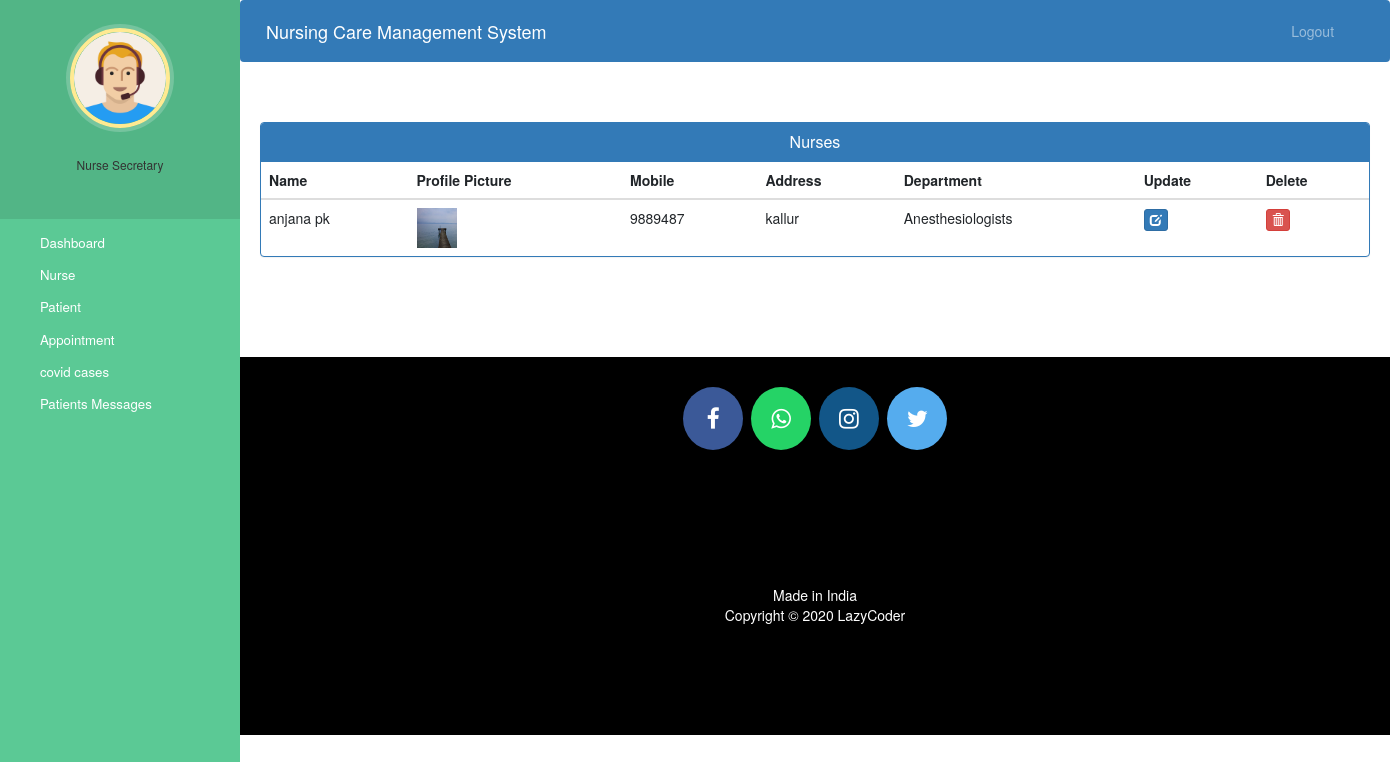
The app's page /admin-view-doctor (signed in) with its own data.
### hospital/models.py (models this page shows, shortened)
class Doctor(models.Model):
    user=models.OneToOneField(User,on_delete=models.CASCADE)
    profile_pic= models.ImageField(upload_to='profile_pic/DoctorProfilePic/',null=True,blank=True)
    address = models.CharField(max_length=40)
    mobile = models.CharField(max_length=20,null=True)
    department= models.CharField(max_length=50,choices=departments,default='Cardiologist')
    status=models.BooleanField(default=False)
    @property
    def get_name(self):
        return self.user.first_name+" "+self.user.last_name

### hospital/views.py (the view)
# urls.py: path('admin-view-doctor', views.admin_view_doctor_view,name='admin-view-doctor'),
@login_required(login_url='adminlogin')
@user_passes_test(is_admin)
def admin_view_doctor_view(request):
    doctors=models.Doctor.objects.all().filter(status=True)
    return render(request,'hospital/admin_view_doctor.html',{'doctors':doctors})

### hospital/views.py (called while the page is built)
def is_admin(user):
    return user.groups.filter(name='ADMIN').exists()

### templates/hospital/admin_view_doctor.html (shortened to what this page needs)
{% extends 'hospital/admin_base.html' %}
{% block content %}
{%load static%}
<head>
  <link href="//netdna.bootstrapcdn.com/bootstrap/3.0.0/css/bootstrap.min.css" rel="stylesheet" id="bootstrap-css">
</head>
<div class="container">
  <div class="panel panel-primary">
    <div class="panel-heading">
      <h6 class="panel-title">Nurses</h6>
    </div>
    <table class="table table-hover" id="dev-table">
      <thead>
        <tr>
          <th>Name</th>
          <th>Profile Picture</th>
          <th>Mobile</th>
          <th>Address</th>
          <th>Department</th>
          <th>Update</th>
          <th>Delete</th>
        </tr>
      </thead>
      {% for d in doctors %}
      <tr>
        <td> {{d.get_name}}</td>
        <td> <img src="{% static d.profile_pic.url %}" alt="Profile Pic" height="40px" width="40px" /></td>
        <td>{{d.mobile}}</td>
        <td>{{d.address}}</td>
        <td>{{d.department}}</td>
        <td><a class="btn btn-primary btn-xs" href="{% url 'update-doctor' d.id  %}"><span class="glyphicon glyphicon-edit"></span></a></td>
        <td><a class="btn btn-danger btn-xs" href="{% url 'delete-doctor-from-hospital' d.id  %}"><span class="glyphicon glyphicon-trash"></span></a></td>
      </tr>
      {% endfor %}
    </table>
  </div>
</div>
{% endblock content %}

### static/style.css (style rules this page uses)
body { padding-left: 240px; }

### templates/hospital/admin_base.html (style rules this page uses)
a:link { text-decoration: none; }
a { color: white; }
body { padding-left: 240px; }

### templates/hospital/admin_view_doctor.html (style rules this page uses)
a:link { text-decoration: none; }
h6 { text-align: center; }

### records on screen
Doctor: get_name "anjana pk", profile_pic (picture), mobile "9889487", address "kallur", department "Anesthesiologists"
